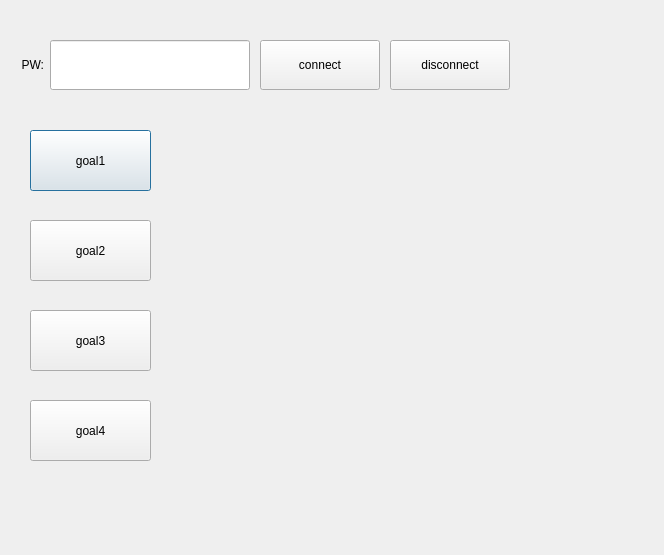
<?xml version="1.0" encoding="UTF-8"?>
<ui version="4.0">
 <class>Dialog</class>
 <widget class="QDialog" name="Dialog">
  <property name="geometry">
   <rect>
    <x>0</x>
    <y>0</y>
    <width>664</width>
    <height>555</height>
   </rect>
  </property>
  <property name="windowTitle">
   <string>Dialog</string>
  </property>
  <widget class="QPushButton" name="btn_1">
   <property name="geometry">
    <rect>
     <x>30</x>
     <y>130</y>
     <width>121</width>
     <height>61</height>
    </rect>
   </property>
   <property name="text">
    <string>goal1</string>
   </property>
  </widget>
  <widget class="QPushButton" name="btn_2">
   <property name="geometry">
    <rect>
     <x>30</x>
     <y>220</y>
     <width>121</width>
     <height>61</height>
    </rect>
   </property>
   <property name="text">
    <string>goal2</string>
   </property>
  </widget>
  <widget class="QPushButton" name="btn_3">
   <property name="geometry">
    <rect>
     <x>30</x>
     <y>310</y>
     <width>121</width>
     <height>61</height>
    </rect>
   </property>
   <property name="text">
    <string>goal3</string>
   </property>
  </widget>
  <widget class="QPushButton" name="btn_4">
   <property name="geometry">
    <rect>
     <x>30</x>
     <y>400</y>
     <width>121</width>
     <height>61</height>
    </rect>
   </property>
   <property name="text">
    <string>goal4</string>
   </property>
  </widget>
  <widget class="QLabel" name="label1">
   <property name="geometry">
    <rect>
     <x>260</x>
     <y>150</y>
     <width>120</width>
     <height>120</height>
    </rect>
   </property>
   <property name="text">
    <string/>
   </property>
   <property name="scaledContents">
    <bool>true</bool>
   </property>
  </widget>
  <widget class="QLabel" name="label2">
   <property name="geometry">
    <rect>
     <x>430</x>
     <y>150</y>
     <width>120</width>
     <height>120</height>
    </rect>
   </property>
   <property name="text">
    <string/>
   </property>
   <property name="scaledContents">
    <bool>true</bool>
   </property>
  </widget>
  <widget class="QLabel" name="label5">
   <property name="geometry">
    <rect>
     <x>430</x>
     <y>310</y>
     <width>120</width>
     <height>120</height>
    </rect>
   </property>
   <property name="text">
    <string/>
   </property>
   <property name="scaledContents">
    <bool>true</bool>
   </property>
  </widget>
  <widget class="QLabel" name="label3">
   <property name="geometry">
    <rect>
     <x>260</x>
     <y>310</y>
     <width>120</width>
     <height>120</height>
    </rect>
   </property>
   <property name="text">
    <string/>
   </property>
   <property name="scaledContents">
    <bool>true</bool>
   </property>
  </widget>
  <widget class="QLineEdit" name="lineEdit">
   <property name="geometry">
    <rect>
     <x>50</x>
     <y>40</y>
     <width>200</width>
     <height>50</height>
    </rect>
   </property>
   <property name="echoMode">
    <enum>QLineEdit::Password</enum>
   </property>
  </widget>
  <widget class="QLabel" name="label">
   <property name="geometry">
    <rect>
     <x>-10</x>
     <y>40</y>
     <width>54</width>
     <height>50</height>
    </rect>
   </property>
   <property name="text">
    <string>PW:</string>
   </property>
   <property name="alignment">
    <set>Qt::AlignRight|Qt::AlignTrailing|Qt::AlignVCenter</set>
   </property>
  </widget>
  <widget class="QLabel" name="cur_label">
   <property name="geometry">
    <rect>
     <x>530</x>
     <y>40</y>
     <width>120</width>
     <height>50</height>
    </rect>
   </property>
   <property name="text">
    <string/>
   </property>
   <property name="alignment">
    <set>Qt::AlignCenter</set>
   </property>
  </widget>
  <widget class="QPushButton" name="cn_btn">
   <property name="geometry">
    <rect>
     <x>260</x>
     <y>40</y>
     <width>120</width>
     <height>50</height>
    </rect>
   </property>
   <property name="text">
    <string>connect</string>
   </property>
  </widget>
  <widget class="QPushButton" name="logoutbtn">
   <property name="geometry">
    <rect>
     <x>390</x>
     <y>40</y>
     <width>120</width>
     <height>50</height>
    </rect>
   </property>
   <property name="text">
    <string>disconnect</string>
   </property>
  </widget>
 </widget>
 <resources/>
 <connections/>
</ui>
